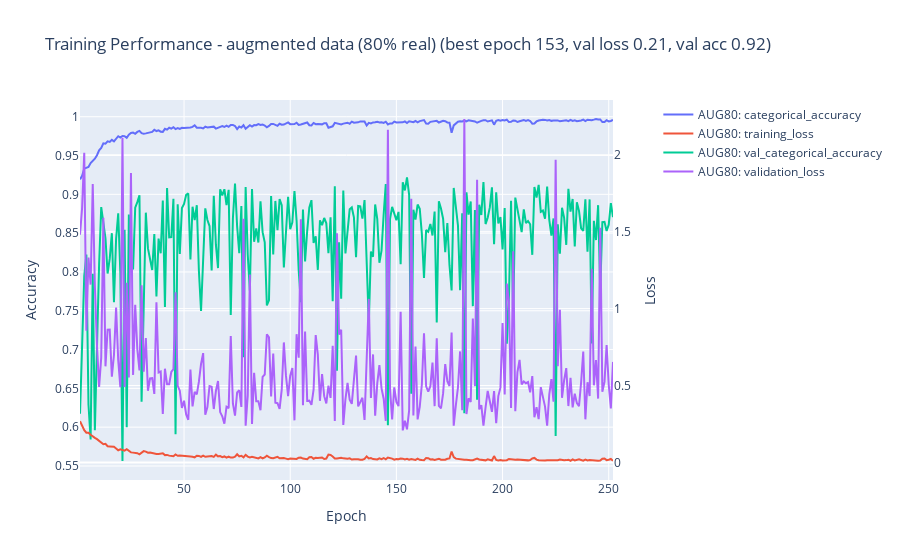

Notebook code for this chart:
### Code cell
files = {
    'AUG80': "models/AUG80_pointnet_history.json"
    }

histories = {}
for key in files.keys():
    with open(files[key], 'r') as f:
        histories[key] = json.load(f)

plot_training_performance(histories, 'categorical_accuracy', 'val_categorical_accuracy', 'Training Performance - augmented data (80% real) (best epoch 153, val loss 0.21, val acc 0.92)', 'AUG80_pointnet_training.png')

### Figure 1 — Plotly figure (JSON) as saved in the notebook; plotly's stock layout.template omitted (floating-point values rounded to 4 significant figures; data arrays with more than 128 entries replaced by an {"elided": "..."} marker saying what was removed)
{"data": [{"mode": "lines", "name": "AUG80: categorical_accuracy", "type": "scatter", "x": {"elided": "252 int values"}, "xaxis": "x", "y": {"elided": "253 float values"}, "yaxis": "y"}, {"mode": "lines", "name": "AUG80: training_loss", "type": "scatter", "x": {"elided": "252 int values"}, "xaxis": "x", "y": {"elided": "253 float values"}, "yaxis": "y2"}, {"mode": "lines", "name": "AUG80: val_categorical_accuracy", "type": "scatter", "x": {"elided": "252 int values"}, "xaxis": "x", "y": {"elided": "253 float values"}, "yaxis": "y"}, {"mode": "lines", "name": "AUG80: validation_loss", "type": "scatter", "x": {"elided": "252 int values"}, "xaxis": "x", "y": {"elided": "253 float values"}, "yaxis": "y2"}], "layout": {"title": {"text": "Training Performance - augmented data (80% real) (best epoch 153, val loss 0.21, val acc 0.92)"}, "xaxis": {"anchor": "y", "domain": [0, 0.94], "title": {"text": "Epoch"}}, "yaxis": {"anchor": "x", "domain": [0, 1], "title": {"text": "Accuracy"}}, "yaxis2": {"anchor": "x", "overlaying": "y", "side": "right", "title": {"text": "Loss"}}}}
